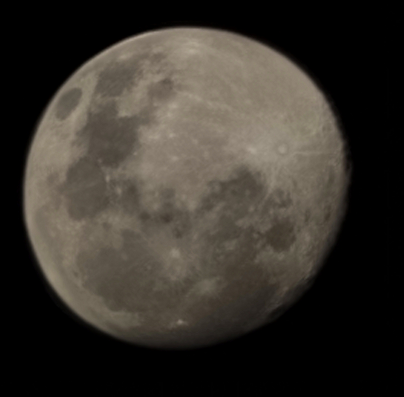
#> input picture Semana-12/JavaApplication10/LUA.png, 404 x 397 px, found by its file name
$ jupyter execute questao1.ipynb   (older library calls are emulated)
#> lines starting #> are read from the running program, lines starting #| are printed output that depends on the picture
[cell 1]
import numpy as np
import matplotlib.pyplot as plt
import cv2

[cell 2]
img = cv2.imread("imagens/LUA.png", cv2.IMREAD_GRAYSCALE)
#> img: shape (397, 404); min 0, max 167, mean 51.9
plt.imshow(img, 'gray')
plt.axis("off")
plt.show()

[cell 3]
#k = [[0, -1, 0] ,[-1, 4, -1], [0, -1, 0]]
k = np.array([[0, -1, 0] ,[-1, 4, -1], [0, -1, 0]]).astype(np.uint8)
laplaciano9 = cv2.Laplacian(img, cv2.CV_64F, k)
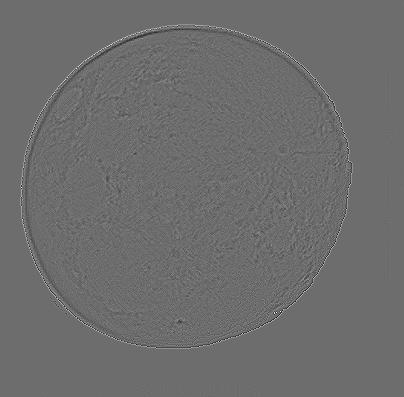
#> laplaciano9: shape (397, 404) float64; min -63, max 84, mean 0; drawn with min black and max white


plt.imshow(laplaciano9,cmap = 'gray')

[cell 4]
def corrigirImagem(img):
    maxValue = 0
    minValue = 255
    for i in range(img.shape[0]):
        for j in range(img.shape[1]):
            maxValue = max(maxValue,img[i][j])
            minValue = min(minValue,img[i][j])

    print(maxValue)
    print(minValue)

[cell 5]
#k = np.array([[-1, -1, -1] ,[-1, 8, -1], [-1, -1, -1]]).astype(np.uint8)
k = np.array([[0, -1, 0] ,[-1, 4, -1], [0, -1, 0]]).astype(np.uint8)
laplaciano = cv2.Laplacian(img, cv2.CV_64F, k).astype(np.uint8)
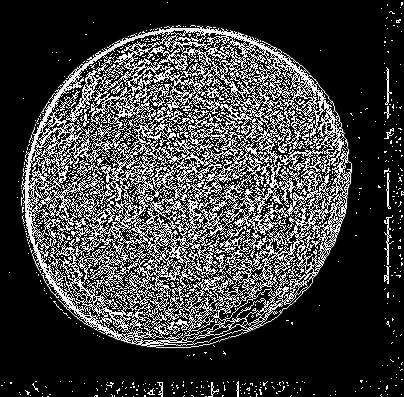
#> laplaciano: shape (397, 404); min 0, max 255, mean 63.1

novaImagem = laplaciano.astype(np.uint8)
novaImagem = cv2.add(img,laplaciano)
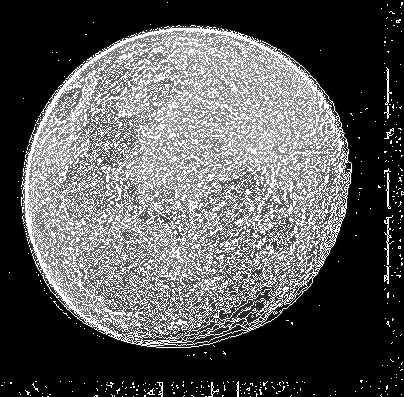
#> novaImagem: shape (397, 404); min 0, max 255, mean 91.5
#for i in range(laplaciano.shape[0]):
#    for j in range(laplaciano.shape[1]):
#       novaImagem[i][j] = img[i][j] + laplaciano[i][j]
#       #print("{0} = {1} + {2}".format(novaImagem[i][j],int(img[i][j]),int(laplaciano[i][j])))

corrigirImagem(novaImagem)
novaImagem = cv2.blur(novaImagem, (2,2))
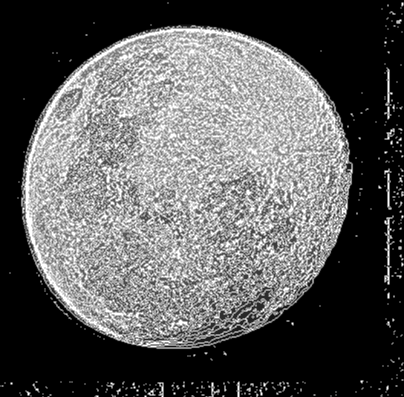
#> novaImagem: shape (397, 404); min 0, max 255, mean 91.7
plt.imshow(novaImagem,cmap = 'gray')
